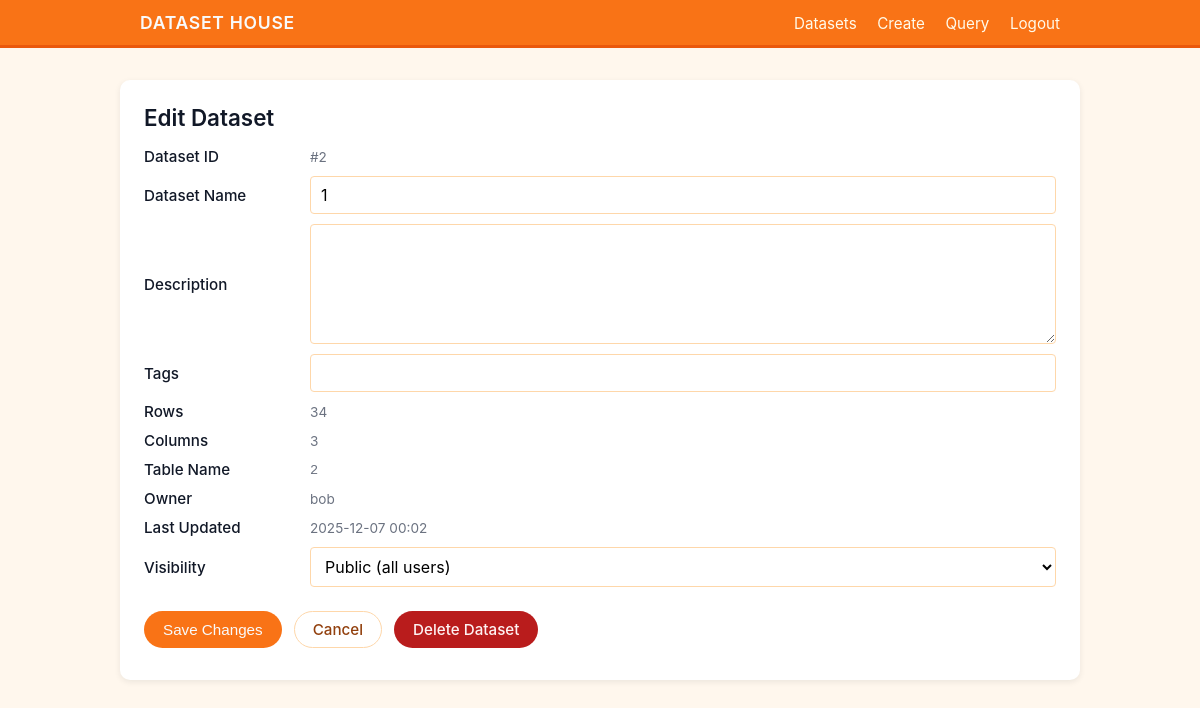
Screenshot of /dataset/edit/2 (signed in) with the database file from the repository.
### models.py (models this page shows, shortened)
class Dataset(db.Model):
    __tablename__ = 'datasets'
    id = db.Column(db.Integer, primary_key=True)
    name = db.Column(db.String(100), nullable=False)
    table_name = db.Column(db.String(100), unique=True, nullable=False)
    description = db.Column(db.Text)
    tags = db.Column(db.String(200))
    rows = db.Column(db.Integer, default=0)
    columns = db.Column(db.Integer, default=0)
    types = db.Column(db.String(200), default="unknown")
    visibility = db.Column(db.String(20), default='public')
    file_path = db.Column(db.String(200))
    created_at = db.Column(db.DateTime, default=datetime.utcnow)
    updated_at = db.Column(db.DateTime, default=datetime.utcnow, onupdate=datetime.utcnow)
    owner_id = db.Column(db.Integer, db.ForeignKey('users.id'), nullable=False)
    logs = db.relationship('QueryLog', backref='dataset', lazy=True, cascade="all, delete-orphan")

class User(UserMixin, db.Model):
    __tablename__ = 'users'
    id = db.Column(db.Integer, primary_key=True)  # PK_user_id
    full_name = db.Column(db.String(100), nullable=False)
    email = db.Column(db.String(120), unique=True, nullable=False)
    password_hash = db.Column(db.String(200), nullable=False)
    created_at = db.Column(db.DateTime, default=datetime.utcnow)
    datasets = db.relationship('Dataset', backref='owner', lazy=True)
    queries = db.relationship('QueryLog', backref='user', lazy=True)

### app.py (the view, shortened to what this page needs)
@app.route('/dataset/edit/<int:id>', methods=['GET', 'POST'])
@login_required
def dataset_edit(id):
    dataset = Dataset.query.get_or_404(id)
    if dataset.owner_id != current_user.id:
        flash('You do not have permission to edit this dataset.', 'error')
        return redirect(url_for('dataset_list'))
    return render_template('dataset-edit.html', dataset=dataset)

### app.py (called while the page is built)
@login_manager.user_loader
def load_user(user_id):
    return User.query.get(int(user_id))

### templates/dataset-edit.html (shortened to what this page needs)
<!DOCTYPE html>
<html lang="en">
<head>
    <link rel="stylesheet" href="{{ url_for('static', filename='css/styles.css') }}">
</head>
<body>
<header>
    <div class="header-inner">
        <div class="logo">DATASET HOUSE</div>
        <nav>
            <a href="{{ url_for('dataset_list') }}">Datasets</a>
            <a href="{{ url_for('dataset_create') }}">Create</a>
            <a href="{{ url_for('dataset_query') }}" target="_blank">Query</a>
            <a href="{{ url_for('logout') }}">Logout</a>
        </nav>
    </div>
</header>
<main class="main">
    <h1>Edit Dataset</h1>
    <form method="POST" action="{{ url_for('dataset_edit', id=dataset.id) }}">
        <div class="form-grid">
            <label>Dataset ID</label>
            <div class="meta">#{{ dataset.id }}</div>
            <label for="edit-name">Dataset Name</label>
            <input id="edit-name" type="text" name="name" value="{{ dataset.name }}" required>
            <label for="edit-desc">Description</label>
            <textarea id="edit-desc" name="description">{{ dataset.description }}</textarea>
            <label for="edit-tags">Tags</label>
            <input id="edit-tags" type="text" name="tags" value="{{ dataset.tags }}">
            <label>Rows</label>
            <div class="meta">{{ dataset.rows }}</div>
            <label>Columns</label>
            <div class="meta">{{ dataset.columns }}</div>
            <label>Table Name</label>
            <div class="meta"><code>{{ dataset.table_name }}</code></div>
            <label>Owner</label>
            <div class="meta">{{ dataset.owner.full_name }}</div>
            <label>Last Updated</label>
            <div class="meta">{{ dataset.updated_at.strftime('%Y-%m-%d %H:%M') }}</div>
            <label for="edit-visibility">Visibility</label>
            <select id="edit-visibility" name="visibility">
                <option value="public" {% if dataset.visibility == 'public' %}selected{% endif %}>Public (all users)</option>
            </select>
        </div>
        <div class="actions">
            <button type="submit" class="btn btn-primary">Save Changes</button>
            <a href="{{ url_for('dataset_list') }}" class="btn btn-secondary">Cancel</a>
            <a href="{{ url_for('dataset_delete', id=dataset.id) }}"
               class="btn btn-danger"
               onclick="return confirm('Are you sure? This will delete the dataset and the SQL table permanently.');">
               Delete Dataset
            </a>
        </div>
    </form>
</main>
</body>
</html>

### static/css/styles.css (style rules this page uses)
* { box-sizing: border-box; }
body { margin: 0; font-family: -apple-system, BlinkMacSystemFont, "Segoe UI", Roboto, sans-serif; background-color: #fff7ed; color: #111827; }
header { background-color: #f97316; color: #f9fafb; border-bottom: 3px solid #ea580c; }
.header-inner { max-width: 960px; margin: 0 auto; padding: 12px 20px; display: flex; align-items: center; justify-content: space-between; }
.logo { font-size: 1.1rem; font-weight: 600; letter-spacing: 0.04em; }
nav a { margin-left: 16px; text-decoration: none; color: #fffbeb; font-size: 0.95rem; }
.main { max-width: 960px; margin: 32px auto; padding: 24px 24px 32px; background-color: #ffffff; border-radius: 10px; box-shadow: 0 2px 6px rgba(15, 23, 42, 0.08); }
h1 { margin: 0 0 16px; font-size: 1.4rem; font-weight: 600; }
.form-grid { display: grid; grid-template-columns: 150px 1fr; gap: 10px 16px; align-items: center; margin-top: 12px; }
label { font-size: 0.95rem; font-weight: 500; }
input[type="text"], input[type="password"], input[type="email"], input[type="file"], textarea, select { width: 100%; padding: 8px 10px; border-radius: 4px; border: 1px solid #fed7aa; font: inherit; background-color: #ffffff; }
textarea { min-height: 120px; resize: vertical; }
.actions { margin-top: 24px; display: flex; gap: 12px; flex-wrap: wrap; }
.btn { display: inline-block; padding: 8px 18px; border-radius: 999px; border: 1px solid transparent; font-size: 0.95rem; font-weight: 500; text-decoration: none; text-align: center; cursor: pointer; }
.btn-primary { background-color: #f97316; color: #f9fafb; }
.btn-secondary { background-color: #ffffff; color: #92400e; border-color: #fed7aa; }
.btn-danger { background-color: #b91c1c; color: #fef2f2; }
.meta { font-size: 0.85rem; color: #6b7280; }

### rows the page displays
Dataset: id "2", name "1", rows "34", columns "3", table_name "2", updated_at "2025-12-07 00:02", visibility "Public (all users)"
User: owner.full_name "bob"
